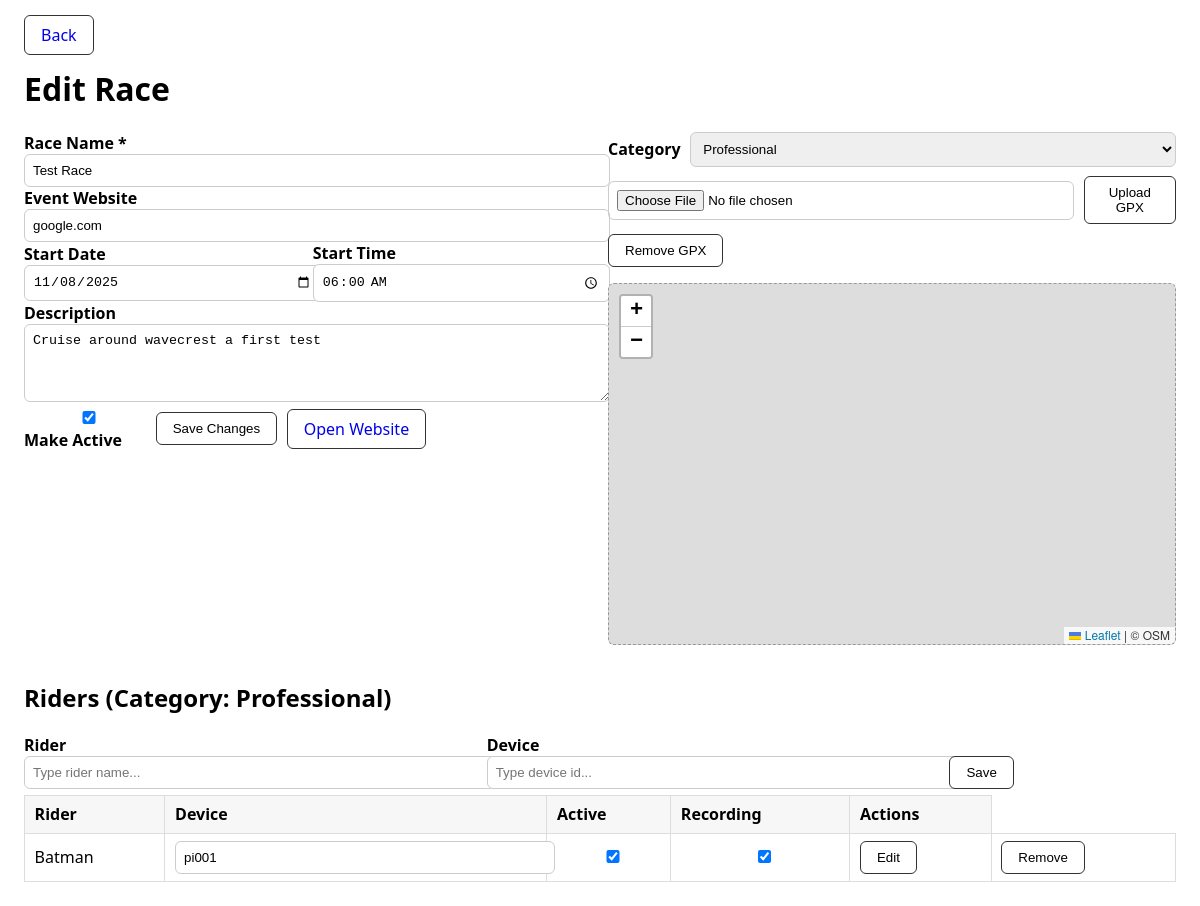
Page /races/1/edit on the committed database.
### src/db/models.py (models this page shows)
class Race(Base):
    __tablename__ = "races"
    id = Column(Integer, primary_key=True)
    name = Column(String(128), nullable=False)
    description = Column(Text, nullable=True)
    website = Column(String(256), nullable=True)
    starts_at = Column(DateTime(timezone=True), nullable=True)
    ends_at = Column(DateTime(timezone=True), nullable=True)
    active = Column(Boolean, nullable=False, default=True)
    routes = relationship("Route", back_populates="race")

class RaceRider(Base):
    __tablename__ = "race_riders"
    id = Column(Integer, primary_key=True)
    rider_id = Column(Integer, ForeignKey("riders.id"), nullable=False, index=True)
    device_id = Column(String(64), ForeignKey("devices.id"), nullable=False, index=True)
    category_id = Column(Integer, ForeignKey("categories.id"), nullable=False, index=True)
    comm_setting = Column(String(32), nullable=True)
    active = Column(Boolean, nullable=False, default=True)
    recording = Column(Boolean, nullable=False, default=True)
    rider = relationship("Rider", back_populates="race_entries")
    device = relationship("Device", back_populates="race_riders")
    category = relationship("Category", back_populates="race_riders")
    points = relationship(
        "Point",
        primaryjoin=lambda: RaceRider.device_id == foreign(Point.device_id),
        viewonly=True,
    )
    track_cache = relationship("TrackCache", back_populates="race_rider", uselist=False)
    track_history = relationship("TrackHist", back_populates="race_rider", uselist=False)

class Rider(Base):
    __tablename__ = "riders"
    id = Column(Integer, primary_key=True)
    name = Column(String(128), nullable=False)
    bike = Column(String(128), nullable=True)
    bio = Column(Text, nullable=True)
    team = Column(String(128), nullable=True)
    category = Column(String(64), nullable=True)
    race_entries = relationship("RaceRider", back_populates="rider")

### src/web/races.py (the view)
@bp_races.route("/<int:race_id>/edit", methods=["GET"])
def edit_race(race_id: int):
    session = SessionLocal()
    try:
        race = session.query(Race).get(race_id)
        if not race:
            return Response("Race not found.", status=404)
        selected_category = request.args.get("category") or ALLOWED_CATEGORIES[0]
        if selected_category not in ALLOWED_CATEGORIES:
            selected_category = ALLOWED_CATEGORIES[0]
        route, cat = _find_or_create_route_for_category(session, race.id, selected_category)
        session.commit()  # persist any just-created rows
        riders = session.query(Rider).order_by(Rider.name.asc()).all()
        devices = session.query(Device).order_by(Device.id.asc()).all()
        rrows = (
            session.query(RaceRider)
            .filter(RaceRider.category_id == cat.id)
            .order_by(RaceRider.id.asc())
            .all()
        )
        last_device_by_rider = {}
        for rid in [r.id for r in riders]:
            last = (
                session.query(RaceRider)
                .filter(RaceRider.rider_id == rid)
                .order_by(RaceRider.id.desc())
                .first()
            )
            last_device_by_rider[rid] = last.device_id if last else None
        selected_rider_ids = {row.rider_id for row in rrows}
        available_riders = [r for r in riders if r.id not in selected_rider_ids]
        geojson = route.geojson
        return render_template(
            "race_form.html",
            race=race,
            categories=ALLOWED_CATEGORIES,
            selected_category=selected_category,
            route=route,
            geojson=geojson,
            riders=available_riders,
            devices=devices,
            race_riders=rrows,
            last_device_by_rider=last_device_by_rider,
            message=None,
            success=None,
        )
    finally:
        session.close()

### src/web/races.py (called while the page is built, shortened)
def _find_or_create_route_for_category(session, race_id: int, category_name: str) -> tuple[Route, Category]:
    route = (
        session.query(Route)
        .join(Category, Category.route_id == Route.id)
        .filter(Route.race_id == race_id, Category.name == category_name)
        .one_or_none()
    )
    if route:
        cat = session.query(Category).filter(Category.route_id == route.id, Category.name == category_name).one()
        return route, cat

### templates/race_form.html (shortened to what this page needs)
<!doctype html>
<html lang="en">
<head>
  <link rel="stylesheet" href="https://unpkg.com/leaflet@1.9.4/dist/leaflet.css" />
</head>
<body>
<div class="topnav">
  <a class="btn" href="{{ url_for('home.home_page') }}">Back</a>
</div>
<h1>{{ 'Edit Race' if race else 'New Race' }}</h1>
<div class="grid">
  <div>
    <form method="post" action="{{ url_for('races.save_race') }}">
      <label for="name">Race Name *</label>
      <input id="name" name="name" required value="{{ race.name if race else '' }}"/>
      <label for="website">Event Website</label>
      <input id="website" name="website" placeholder="https://..." value="{{ race.website if race else '' }}"/>
      <div class="row">
        <div style="flex:1">
          <label for="start_date">Start Date</label>
          <input id="start_date" name="start_date" type="date"
                 value="{{ (race.starts_at.date() if race and race.starts_at else '') }}"/>
        </div>
        <div style="flex:1">
          <label for="start_time">Start Time</label>
          <input id="start_time" name="start_time" type="time"
                 value="{{ (race.starts_at.strftime('%H:%M') if race and race.starts_at else '') }}"/>
        </div>
      </div>
      <label for="description">Description</label>
      <textarea id="description" name="description" rows="4">{{ race.description if race else '' }}</textarea>
      <div class="row">
        <label><input type="checkbox" name="active" {% if race and race.active %}checked{% endif %}/> Make Active</label>
        <button class="btn" type="submit">Save Changes</button>
        {% if race and race.website %}
          <a class="btn" href="{{ race.website }}" target="_blank" rel="noopener">Open Website</a>
        {% endif %}
      </div>
    </form>
  </div>
  <div>
    <form method="get" action="{{ url_for('races.edit_race', race_id=race.id if race else 0) }}" class="row">
      <label for="category">Category</label>
      <select id="category" name="category" onchange="this.form.submit()">
        {% for c in categories %}
          <option value="{{ c }}" {{ 'selected' if c == selected_category else '' }}>{{ c }}</option>
        {% endfor %}
      </select>
    </form>
    {% if race %}
      <form method="post" action="{{ url_for('races.upload_gpx', race_id=race.id) }}" enctype="multipart/form-data" class="row" style="margin:.6rem 0;">
        <input type="file" name="gpx_file" accept=".gpx" />
        <button class="btn" type="submit">Upload GPX</button>
      </form>
      <form method="post" action="{{ url_for('races.remove_gpx', race_id=race.id) }}" class="row" style="margin:.2rem 0 1rem 0;">
        <button class="btn" type="submit">Remove GPX</button>
      </form>
      <div
        id="map"
        data-race-id="{{ race.id }}"
        data-category="{{ selected_category | default('', true) }}"
      ></div>
    {% else %}
      <p style="margin:.8rem 0;">Save race first to enable GPX upload and rider management.</p>
    {% endif %}
  </div>
  <div class="full">
    <h2>Riders (Category: {{ selected_category }})</h2>
    {% if race %}
      <form method="post" action="{{ url_for('races.add_race_rider', race_id=race.id) }}" class="row" style="margin:.4rem 0;">
        <div style="flex:2">
          <label for="rider_id">Rider</label>
          <input list="rider_list" id="rider_id_input" placeholder="Type rider name..." />
        </div>
        <div style="flex:2">
          <label for="device_id">Device</label>
          <input list="device_list" id="device_id_input" placeholder="Type device id..." />
        </div>
        <div style="flex:1; align-self:end;">
          <button class="btn" type="submit">Save</button>
        </div>
      </form>
      <table>
        <thead>
          <tr>
            <th>Rider</th>
            <th>Device</th>
            <th>Active</th>
            <th>Recording</th>
            <th>Actions</th>
          </tr>
        </thead>
        <tbody>
          {% for row in race_riders %}
            <tr>
              <form method="post" action="{{ url_for('races.edit_race_rider', race_id=race.id, entry_id=row.id) }}">
                <td>{{ row.rider.name }}</td>
                <td>
                  <input name="device_id" value="{{ row.device_id }}" list="device_list"/>
                </td>
                <td><input type="checkbox" name="active" {{ 'checked' if row.active else '' }} /></td>
                <td><input type="checkbox" name="recording" {{ 'checked' if row.recording else '' }} /></td>
                <td>
                  <button class="btn" type="submit">Edit</button>
                </td>
              </form>
              <td>
                <form method="post" action="{{ url_for('races.remove_race_rider', race_id=race.id, entry_id=row.id) }}" onsubmit="return confirm('Remove rider from race?');">
                  <button class="btn" type="submit">Remove</button>
                </form>
              </td>
            </tr>
          {% else %}
            <tr><td colspan="5">No riders yet for this category.</td></tr>
          {% endfor %}
        </tbody>
      </table>
    {% endif %}
  </div>
</div>
</body>
</html>

### templates/race_form.html (style rules this page uses)
body { font-family: system-ui, sans-serif; margin: 1.5rem; }
.grid { display: grid; grid-template-columns: 1fr 1fr; gap: 1rem; }
.full { grid-column: 1 / -1; }
label { font-weight: 600; }
input, textarea, select { width: 100%; padding: .5rem; border: 1px solid #ccc; border-radius: 6px; }
.row { display: flex; gap: .6rem; align-items: center; }
.btn { padding: .5rem 1rem; border:1px solid #333; border-radius:6px; background:#fff; cursor:pointer; text-decoration:none; }
#map { height: 360px; border:1px dashed #999; border-radius: 6px; }
table { border-collapse: collapse; width: 100%; }
th, td { border:1px solid #ddd; padding: .45rem .6rem; }
th { background: #f7f7f7; text-align: left; }
.topnav { margin-bottom: .8rem; }

### rows in the picture
Race: name "Test Race", website "google.com", start_date "11/08/2025", start_time "06:00", description "Cruise around wavecrest a first test", active "☑"
RaceRider: rider.name "Batman", device_id "pi001"

### other values in the picture
{{ 'Edit Race' if race else 'New Race' }} "Edit Race"
{{ selected_category }} "Professional"
form field category "Professional"
